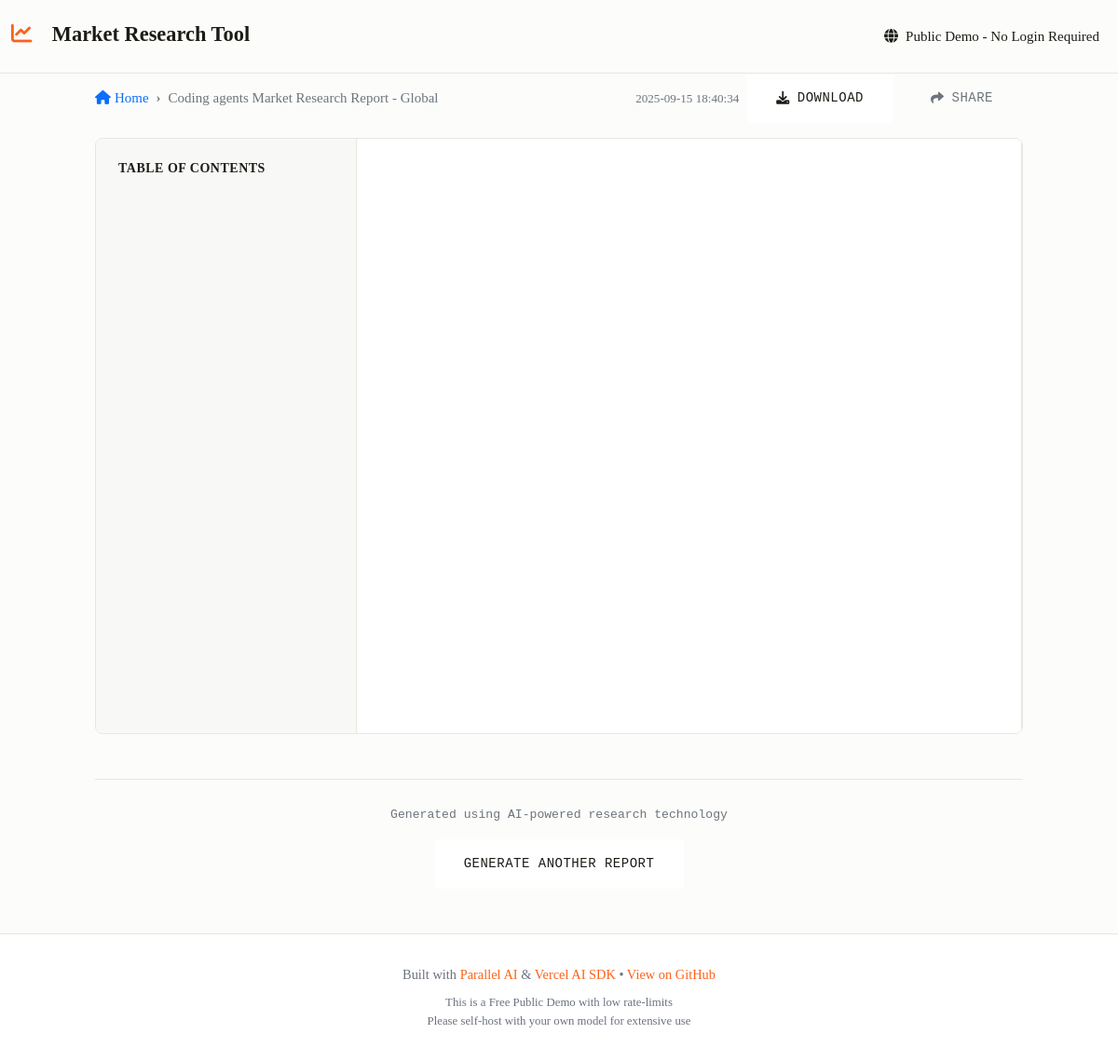
Page /report/coding-agents-market-research-report---global on the committed database.
### tables this page shows
CREATE TABLE reports (
            id TEXT PRIMARY KEY,
            user_id TEXT,
            user_session TEXT,
            title TEXT NOT NULL,
            slug TEXT UNIQUE NOT NULL,
            industry TEXT NOT NULL,
            geography TEXT,
            details TEXT,
            content TEXT NOT NULL,
            created_at TIMESTAMP DEFAULT CURRENT_TIMESTAMP,
            status TEXT DEFAULT 'completed',
            is_public INTEGER DEFAULT 1,
            author_name TEXT, basis TEXT, task_run_id TEXT,
            FOREIGN KEY (user_id) REFERENCES users (id)
        );

### app.py (the view)
@app.route('/report/<slug>')
def view_report(slug):
    report = get_report_by_slug(slug)
    if not report:
        return render_template('404.html'), 404
    return render_template('report.html', report=report)

### templates/report.html (shortened to what this page needs)
{% extends "base.html" %}
{% block content %}
<div class="row">
    <div class="col-lg-10 mx-auto">
        <div class="d-flex justify-content-between align-items-center mb-3">
            <div class="d-flex align-items-center gap-3">
                <nav aria-label="breadcrumb">
                    <ol class="breadcrumb mb-0">
                        <li class="breadcrumb-item">
                            <a href="{{ url_for('index') }}" class="text-decoration-none">
                                <i class="fas fa-home me-1"></i>Home
                            </a>
                        </li>
                        <li class="breadcrumb-item active">{{ report.title }}</li>
                    </ol>
                </nav>
            </div>
            <div class="d-flex align-items-center gap-2">
                <small class="text-muted">{{ report.created_at }}</small>
                <a href="{{ url_for('download_report', slug=report.slug) }}"
                   class="btn btn-outline-primary btn-sm">
                    <i class="fas fa-download"></i> Download
                </a>
                <button class="btn btn-outline-secondary btn-sm" onclick="copyReportUrl()">
                    <i class="fas fa-share"></i> Share
                </button>
            </div>
        </div>
        <div class="report-layout">
            <div class="toc-column">
                <div class="toc-container">
                    <h6 class="toc-title">Table of Contents</h6>
                </div>
            </div>
            <div class="report-column">
                <div class="report-container">
                </div>
            </div>
        </div>
        <div class="mt-5 pt-4 border-top text-center" style="border-color: var(--light-border) !important;">
            <small class="text-muted mono">
                Generated using AI-powered research technology
            </small>
            <div class="mt-3">
                <a href="{{ url_for('index') }}" class="btn btn-outline-primary btn-sm">
                    Generate Another Report
                </a>
            </div>
        </div>
    </div>
</div>
{% endblock %}

### static/css/style.css (style rules this page uses)
:root { --off-white: #fcfcfa; --index-black: #1d1b16; --neural: #d8d0bf; --signal: #fb631b; --light-border: #e8e6e1; --gray-text: #6b7280; --gray-bg: #f8f8f6; --primary-color: var(--signal); --primary-hover: #e55530; --primary-light: #fff2ee; --secondary-color: var(--gray-text); --success-color: #28a745; --warning-color: #ffc107; --danger-color: #dc3545; --info-color: #17a2b8; --light-color: #ffffff; --background-color: var(--off-white); --card-background: #ffffff; --text-primary: var(--index-black); --text-secondary: var(--gray-text); --border-color: var(--light-border); --shadow-light: 0 2px 4px rgba(0, 0, 0, 0.08); --shadow-medium: 0 4px 6px rgba(0, 0, 0, 0.1); --shadow-large: 0 10px 15px rgba(0, 0, 0, 0.1); }
body { font-family: 'Gerstner Programm', serif; font-weight: 500; background-color: var(--off-white); color: var(--index-black); line-height: 1.6; font-size: 15px; }
.mono { font-family: 'FT System Mono', monospace; line-height: 1.4; }
.secondary-btn, .btn-outline-primary { background: white; color: var(--index-black); border: 2px solid var(--neural); padding: 16px 32px; font-weight: 500; border-radius: 4px; text-decoration: none; font-size: 14px; text-transform: uppercase; letter-spacing: 0.5px; transition: all 0.2s ease; font-family: 'FT System Mono', monospace; display: inline-flex; align-items: center; justify-content: center; gap: 0.5rem; }
.btn { border-radius: 4px; font-weight: 500; transition: all 0.2s ease; padding: 16px 32px; border: none; text-decoration: none; display: inline-flex; align-items: center; justify-content: center; gap: 0.5rem; font-family: 'FT System Mono', monospace; font-size: 14px; text-transform: uppercase; letter-spacing: 0.5px; }
.breadcrumb { background: none; padding: 0; margin-bottom: 1rem; }
.breadcrumb-item + .breadcrumb-item::before { content: "›"; color: #6c757d; font-weight: bold; }

### templates/report.html (style rules this page uses)
.report-layout { display: flex; gap: 0; height: calc(100vh - 160px); border: 1px solid var(--light-border); border-radius: 8px; overflow: hidden; }
.toc-column { width: 280px; background: var(--gray-bg); border-right: 1px solid var(--light-border); flex-shrink: 0; }
.toc-container { padding: 1.5rem; height: 100%; overflow-y: auto; }
.toc-title { font-weight: 600; color: var(--index-black); margin-bottom: 1rem; font-size: 0.875rem; text-transform: uppercase; letter-spacing: 0.5px; }
.report-column { flex: 1; min-width: 0; }
.report-container { height: 100%; overflow-y: auto; padding: 2rem; background: white; }

### rows in the picture
reports: title "Coding agents Market Research Report - Global", created_at "2025-09-15 18:40:34"
